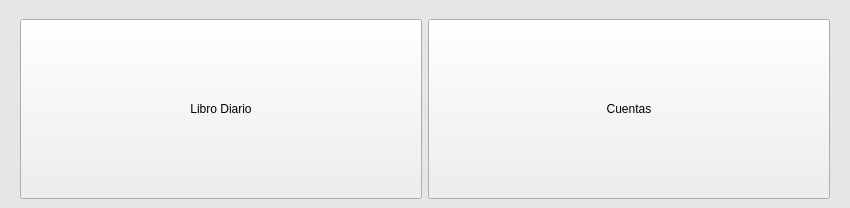
<?xml version="1.0" encoding="UTF-8"?>
<ui version="4.0">
 <class>MainWindow</class>
 <widget class="QMainWindow" name="MainWindow">
  <property name="geometry">
   <rect>
    <x>0</x>
    <y>0</y>
    <width>850</width>
    <height>208</height>
   </rect>
  </property>
  <property name="windowTitle">
   <string>MainWindow</string>
  </property>
  <property name="styleSheet">
   <string notr="true">/*background-color: #F0EEEE;*/
QMainWindow{
background-color:#E6E6E6 ;

border-top-left-radius: 6px 6px;
border-top-right-radius: 6px 6px;
border-bottom-right-radius: 6px 6px;
border-bottom-left-radius: 6px 6px;

}</string>
  </property>
  <widget class="QWidget" name="centralwidget">
   <layout class="QVBoxLayout" name="verticalLayout">
    <property name="leftMargin">
     <number>0</number>
    </property>
    <property name="topMargin">
     <number>9</number>
    </property>
    <property name="rightMargin">
     <number>0</number>
    </property>
    <item>
     <layout class="QHBoxLayout" name="horizontalLayout">
      <property name="leftMargin">
       <number>20</number>
      </property>
      <property name="topMargin">
       <number>10</number>
      </property>
      <property name="rightMargin">
       <number>20</number>
      </property>
      <item>
       <widget class="QToolButton" name="btLibroDiario">
        <property name="sizePolicy">
         <sizepolicy hsizetype="Preferred" vsizetype="Preferred">
          <horstretch>0</horstretch>
          <verstretch>0</verstretch>
         </sizepolicy>
        </property>
        <property name="minimumSize">
         <size>
          <width>240</width>
          <height>140</height>
         </size>
        </property>
        <property name="cursor">
         <cursorShape>PointingHandCursor</cursorShape>
        </property>
        <property name="text">
         <string>Libro Diario</string>
        </property>
        <property name="icon">
         <iconset>
          <normaloff>:/newPrefix/config-date.png</normaloff>:/newPrefix/config-date.png</iconset>
        </property>
        <property name="iconSize">
         <size>
          <width>60</width>
          <height>60</height>
         </size>
        </property>
        <property name="toolButtonStyle">
         <enum>Qt::ToolButtonTextUnderIcon</enum>
        </property>
       </widget>
      </item>
      <item>
       <widget class="QToolButton" name="btCuentas">
        <property name="sizePolicy">
         <sizepolicy hsizetype="Preferred" vsizetype="Preferred">
          <horstretch>0</horstretch>
          <verstretch>0</verstretch>
         </sizepolicy>
        </property>
        <property name="minimumSize">
         <size>
          <width>240</width>
          <height>140</height>
         </size>
        </property>
        <property name="cursor">
         <cursorShape>PointingHandCursor</cursorShape>
        </property>
        <property name="text">
         <string>Cuentas</string>
        </property>
        <property name="icon">
         <iconset>
          <normaloff>:/newPrefix/gnome-sticky-notes-applet.png</normaloff>:/newPrefix/gnome-sticky-notes-applet.png</iconset>
        </property>
        <property name="iconSize">
         <size>
          <width>60</width>
          <height>60</height>
         </size>
        </property>
        <property name="toolButtonStyle">
         <enum>Qt::ToolButtonTextUnderIcon</enum>
        </property>
       </widget>
      </item>
     </layout>
    </item>
   </layout>
  </widget>
 </widget>
 <resources>
  <include location="images_rc/images.qrc"/>
  <include location="images_rc/icons.qrc"/>
 </resources>
 <connections/>
</ui>
